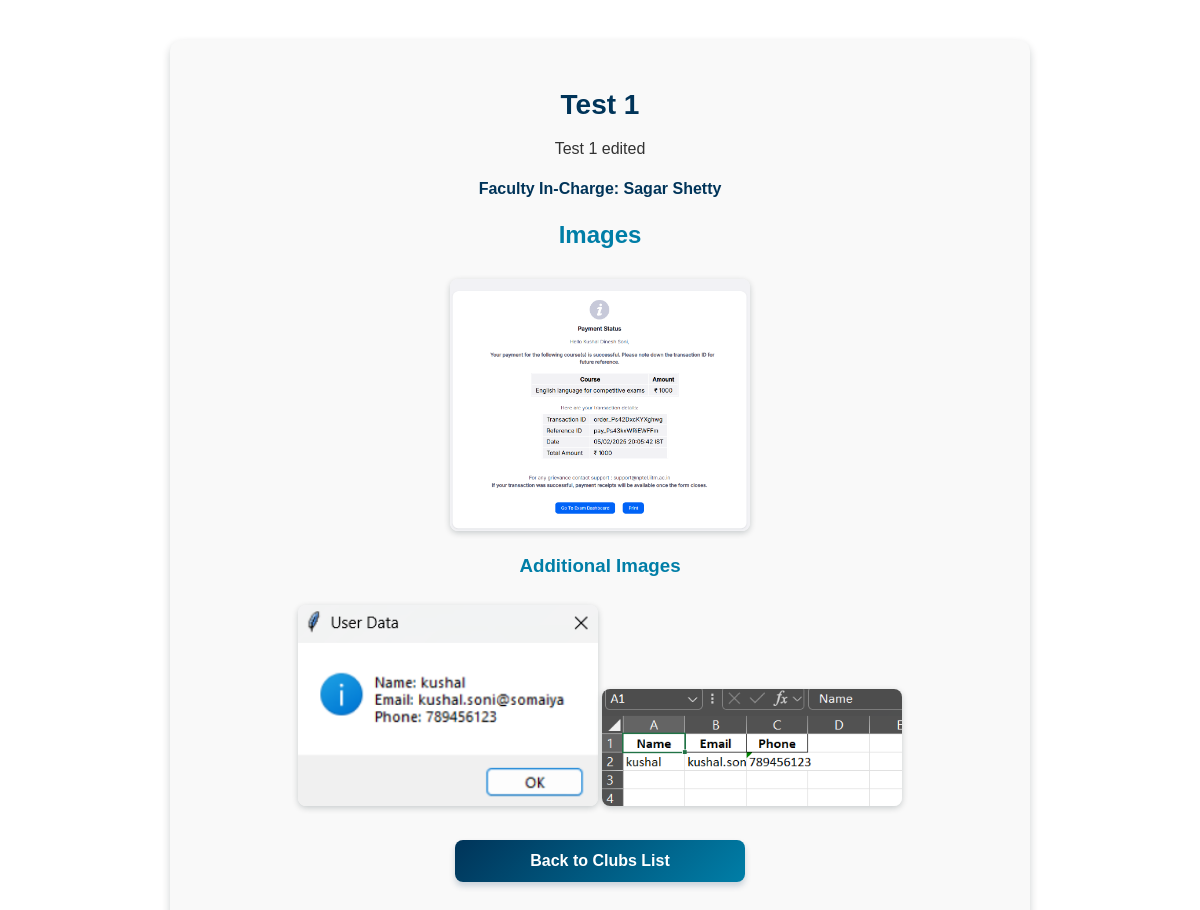
Before: /committees/club/1/ with the older database file.
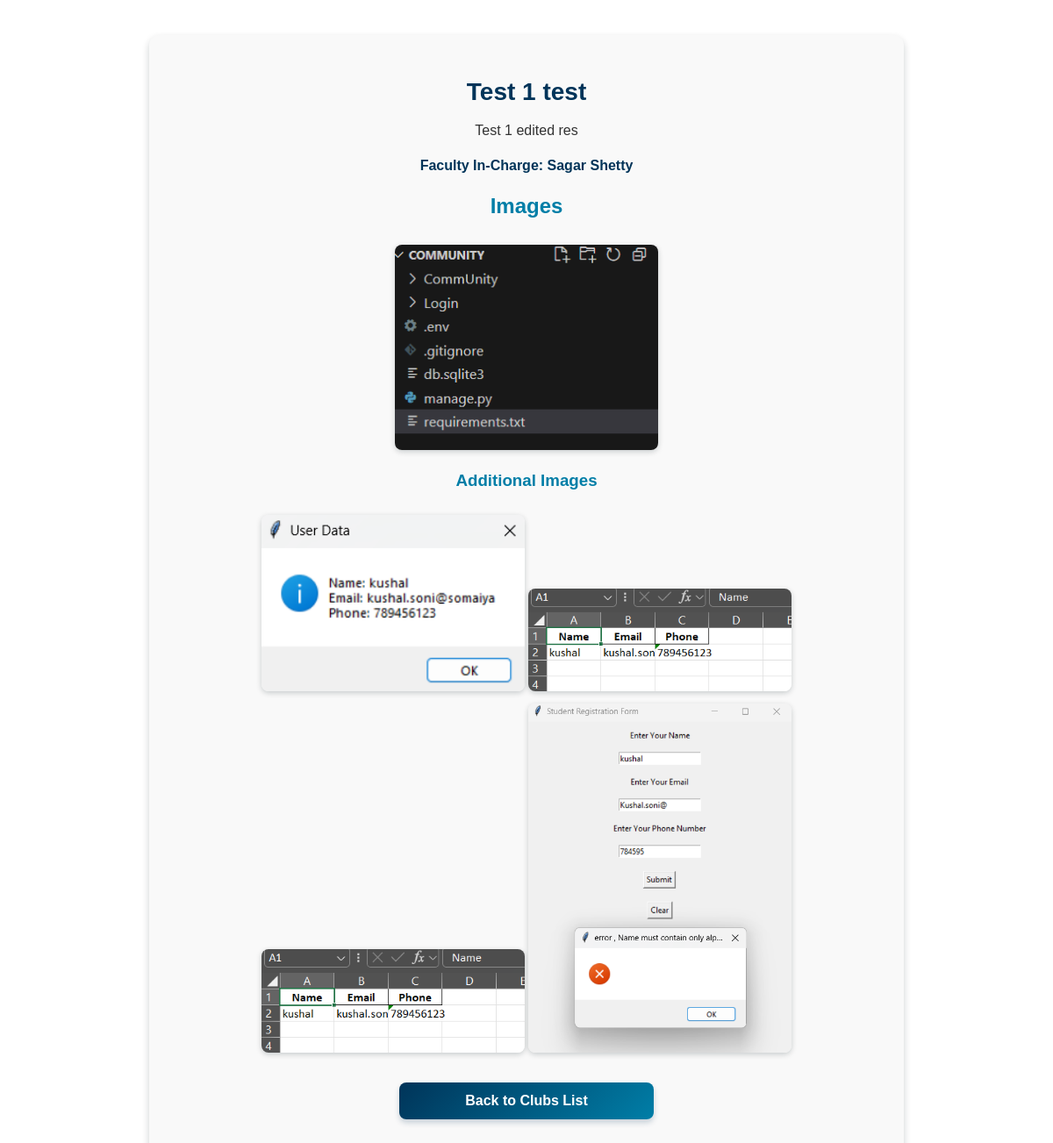
After: the same page with the newer database file.
### committees/models.py (models this page shows, shortened)
class Associations(models.Model):
    ROLE_CHOICES = (
        ('committees', 'Committees'),
        ('clubs', 'Clubs')
    )
    STATUS_CHOICES = (
        ('pending', 'Pending Approval'),
        ('approved', 'Approved'),
        ('rejected', 'Rejected'),
        ('delete_pending', 'Delete Request Pending'),
    )
    id = models.AutoField(primary_key=True)
    name = models.CharField(max_length=255)
    description = models.TextField()
    type = models.CharField(max_length=15, choices=ROLE_CHOICES)
    faculty_incharge = models.ForeignKey('faculty.Faculty', on_delete=models.CASCADE)
    created_by = models.ForeignKey('members.CoreMember', on_delete=models.CASCADE, null=True, blank=True)
    created_at = models.DateTimeField(auto_now_add=True)
    image = models.ImageField(upload_to='association_images/', null=True, blank=True)
    status = models.CharField(max_length=15, choices=STATUS_CHOICES, default='pending')

class AssociationImage(models.Model):
    association = models.ForeignKey(Associations, on_delete=models.CASCADE, related_name='images')
    image = models.ImageField(upload_to='association_images/')
    uploaded_at = models.DateTimeField(auto_now_add=True)

### faculty/models.py (models this page shows, shortened)
class Faculty(models.Model):
    id = models.OneToOneField(UserProfile, on_delete=models.CASCADE, primary_key=True)
    department = models.CharField(max_length=100)
    designation = models.CharField(max_length=100,null=True,blank=True)
    locked_dates = models.JSONField(null=True,blank=True)
    permissions = models.JSONField(default=list,null=True,blank=True)

### Login/models.py (models this page shows, shortened)
class UserProfile(models.Model):
    ROLE_CHOICES = (
        ('faculty', 'Faculty'),
        ('core_member', 'Core Member'),
        ('member', 'Member'),
        ('non_participating', 'Non Participating')
    )
    id = models.OneToOneField(settings.AUTH_USER_MODEL, on_delete=models.CASCADE, primary_key=True)
    ssv_id = models.IntegerField(null=True, blank=True, unique=True)  # New field
    full_name = models.CharField(max_length=255)
    role = models.CharField(max_length=20, choices=ROLE_CHOICES,default='non_participating')
    profile_picture = models.ImageField(upload_to='profile_pics/', default='profile_pics/default.jpg',null=True, blank=True)
    created_at = models.DateTimeField(auto_now_add=True)
    updated_at = models.DateTimeField(auto_now=True)

### committees/views.py (the view)
# urls.py: path('club/<int:pk>/', views.club_detail, name='club_detail'),
def club_detail(request, pk):
    club = get_object_or_404(Associations, pk=pk)
    is_creator = False
    if request.user.is_authenticated and request.user.userprofile.role == 'core_member':
        core_member = CoreMember.objects.get(id=request.user.userprofile)
        is_creator = club.created_by == core_member
    return render(request, 'committees/club_detail.html', {
        'club': club,
        'is_creator': is_creator
    })

### committees/templates/committees/club_detail.html (shortened to what this page needs)
<!DOCTYPE html>
<html lang="en">
<head>
    {% load static %}
    <link rel="stylesheet" href="{% static 'css/club_details.css' %}">
</head>
<body>
    <div class="club-container">
        <h1>{{ club.name }}</h1>
        <p>{{ club.description }}</p>
        <p class="faculty-incharge">Faculty In-Charge: {{ club.faculty_incharge.id.full_name }}</p>
        <h2>Images</h2>
        {% if club.image %}
            <img src="{{ club.image.url }}" alt="Main Club Image">
        {% endif %}
        <h3>Additional Images</h3>
        {% for image in club.images.all %}
            <img src="{{ image.image.url }}" alt="Club Image">
        {% empty %}
            <p>No additional images uploaded.</p>
        {% endfor %}
        <div class="button-container">
            <a href="{% url 'club_list' %}" class="btn btn-back">Back to Clubs List</a>
        </div>
    </div>
</body>
</html>

### committees/static/css/club_details.css (style rules this page uses)
body { font-family: Arial, sans-serif; background-color: #FFFFFF; color: #00171F; margin: 0; padding: 20px; text-align: center; }
.club-container { background: #f9f9f9; border-radius: 12px; box-shadow: 0px 4px 8px rgba(0, 23, 31, 0.2); padding: 30px; max-width: 800px; margin: 20px auto; }
h1 { color: #003459; font-size: 28px; margin-bottom: 10px; }
h2, h3 { color: #007EA7; margin-top: 20px; }
p { font-size: 16px; color: #333; line-height: 1.5; }
.faculty-incharge { font-weight: bold; color: #003459; }
img { width: 100%; max-width: 300px; border-radius: 8px; margin-top: 10px; box-shadow: 0px 2px 6px rgba(0, 23, 31, 0.2); }
.btn { display: inline-block; text-decoration: none; font-size: 16px; font-weight: bold; padding: 12px 20px; border-radius: 8px; transition: all 0.3s ease-in-out; box-shadow: 0px 4px 6px rgba(0, 52, 89, 0.2); border: none; cursor: pointer; width: 100%; max-width: 250px; text-align: center; margin: 10px; }
.btn-back { background: linear-gradient(135deg, #003459, #007EA7); color: #FFFFFF; }
.button-container { display: flex; flex-direction: column; align-items: center; gap: 10px; margin-top: 20px; }

Changed rows visible on the page:
changed Associations "Sagar Shetty": name "Test 1" → "Test 1 test"; description "Test 1 edited" → "Test 1 edited res"; image: a different picture
added AssociationImage: image (picture)
added AssociationImage: image (picture)
